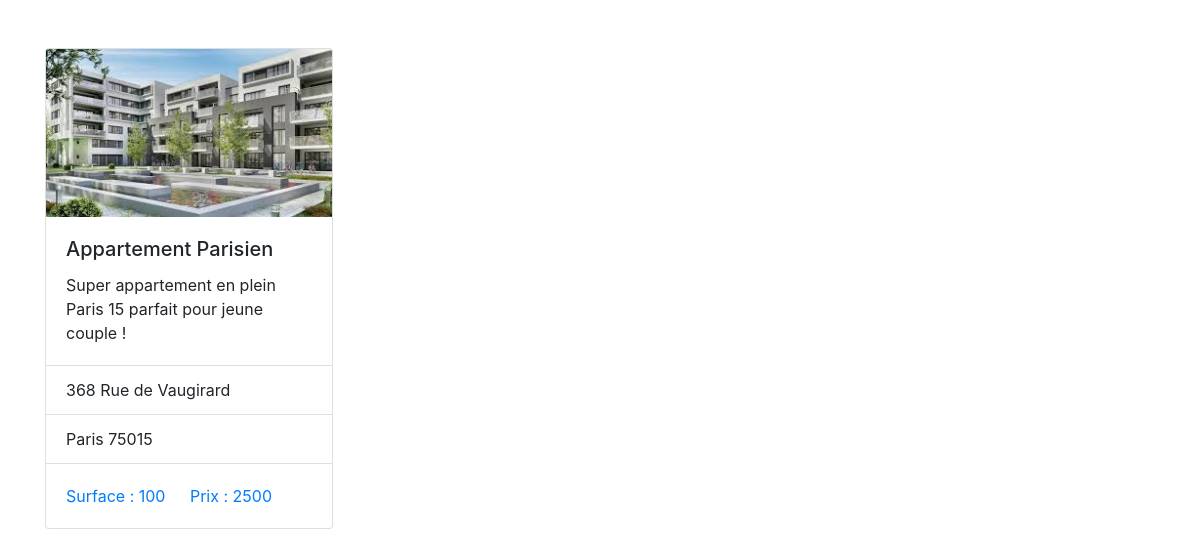
/fiche_logement.php?id_logement=4, run on the app's committed database.
### tables this page shows
CREATE TABLE `logement` (
  `id_logement` int(11) NOT NULL,
  `titre` varchar(75) NOT NULL,
  `adresse` varchar(225) NOT NULL,
  `ville` varchar(75) NOT NULL,
  `cp` int(5) NOT NULL,
  `surface` int(11) NOT NULL,
  `prix` int(11) NOT NULL,
  `photo` varchar(225) NOT NULL,
  `type` enum('location','vente') NOT NULL,
  `description` text NOT NULL
);

### fiche_logement.php (the view)
<?php
    require_once("init.php");
    if(isset($_GET["id_logement"])) {
        $stmt = $pdo->query("SELECT * FROM logement WHERE id_logement = '$_GET[id_logement]' ");
        $logement = $stmt->fetch(PDO::FETCH_ASSOC);
    }
    require_once("haut_de_page.php");
?>
<div class="card" style="width: 18rem;">
  <img src="<?php echo $logement["photo"]; ?>" class="card-img-top" alt="...">
  <div class="card-body">
    <h5 class="card-title"><?php echo $logement["titre"]; ?></h5>
    <p class="card-text"><?php echo $logement["description"]; ?></p>
  </div>
  <ul class="list-group list-group-flush">
    <li class="list-group-item"><?php echo $logement["adresse"]; ?></li>
    <li class="list-group-item"><?php echo $logement["ville"] . " " . $logement["cp"]; ?></li>
  </ul>
  <div class="card-body">
    <a href="#" class="card-link"><?php echo "Surface : " . $logement["surface"]; ?></a>
    <a href="#" class="card-link"><?php echo "Prix : " . $logement["prix"]; ?></a>
  </div>
</div>
<?php
    require_once("bas_de_page.php");
?>

### data on the page
logement: photo (picture), titre "Appartement Parisien", description "Super appartement en plein Paris 15 parfait pour jeune couple !", adresse "368 Rue de Vaugirard", ville "Paris", cp "75015", surface "100", prix "2500"
